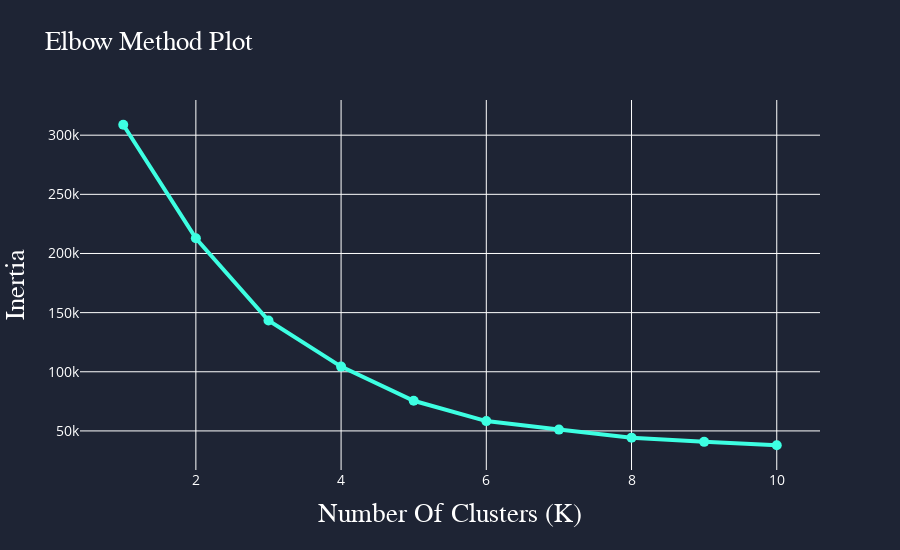

Notebook code for this chart:
### Code cell
data = [go.Scatter(x=list(kInertia.keys()), 
            y=list(kInertia.values()), 
            mode='markers+lines', 
            marker=dict(size=10), 
            line=dict(color="#3DFFE2", width=4))]

layout = go.Layout(title=dict(text="Elbow Method Plot", 
                                font=dict(color="white", 
                                            family="Times New Roman", 
                                            size=27)),
                    xaxis=dict(title=dict(text="Number Of Clusters (K)", 
                                            font=dict(color="white", 
                                            family="Times New Roman", 
                                            size=27)),
                                tickfont=dict(color="white", size=14)),
                    yaxis=dict(title=dict(text="Inertia", 
                                font=dict(color="white", 
                                            family="Times New Roman", 
                                            size=27)),
                                tickfont=dict(color="white", size=14)),
                    legend=dict(font=dict(color="white")),
                    height=550 ,
                    paper_bgcolor="#1E2434", 
                    plot_bgcolor="#1E2434")

fig = go.Figure(data, layout)

fig

### Figure 1 — Plotly figure (JSON) as saved in the notebook; plotly's stock layout.template omitted (floating-point values rounded to 4 significant figures)
{"data": [{"line": {"color": "#3DFFE2", "width": 4}, "marker": {"size": 10}, "mode": "markers+lines", "type": "scatter", "x": [1, 2, 3, 4, 5, 6, 7, 8, 9, 10], "y": [308800.0, 212800.0, 143300.0, 104400.0, 75490.0, 58300.0, 51120.0, 44310.0, 40760.0, 37890.0]}], "layout": {"height": 550, "legend": {"font": {"color": "white"}}, "paper_bgcolor": "#1E2434", "plot_bgcolor": "#1E2434", "title": {"font": {"color": "white", "family": "Times New Roman", "size": 27}, "text": "Elbow Method Plot"}, "xaxis": {"tickfont": {"color": "white", "size": 14}, "title": {"font": {"color": "white", "family": "Times New Roman", "size": 27}, "text": "Number Of Clusters (K)"}}, "yaxis": {"tickfont": {"color": "white", "size": 14}, "title": {"font": {"color": "white", "family": "Times New Roman", "size": 27}, "text": "Inertia"}}}}
